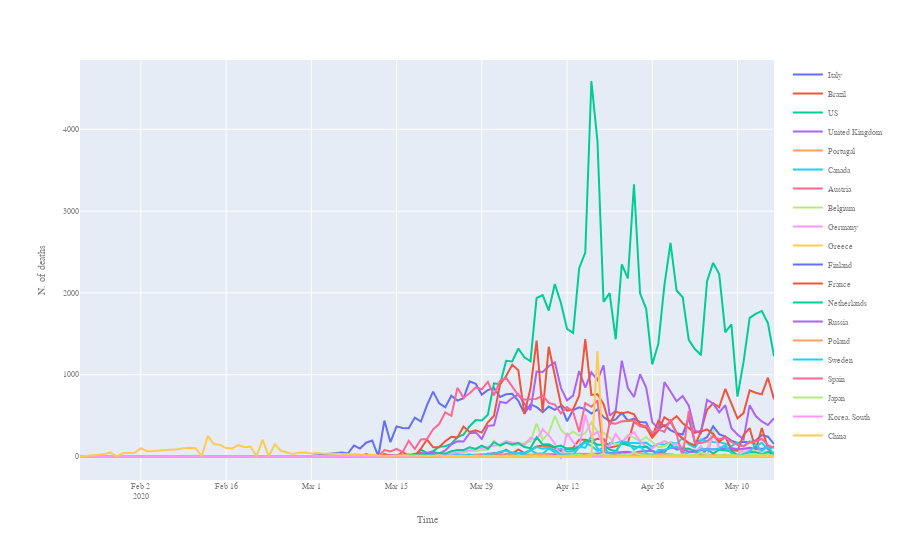

The code cell stored with this chart in its notebook:
### Code cell
# Plot deaths for each country
import plotly.express as px
fig = px.line()
for country in list(countries_dict.keys()):
    df = create_dataframe_country_target(data, country, "Fatalities",countries_dict)
    fig.add_scatter(x=df.reset_index()['Date'], 
                y=df.reset_index()['TargetValue'],
                mode='lines',   name=country)
fig.update_layout(
    xaxis_title="Time",
    yaxis_title="N. of deaths",
    font=dict(
        family="Courier New, monospace",
        size=8,
        color="#7f7f7f"
    )
)

fig.show()
